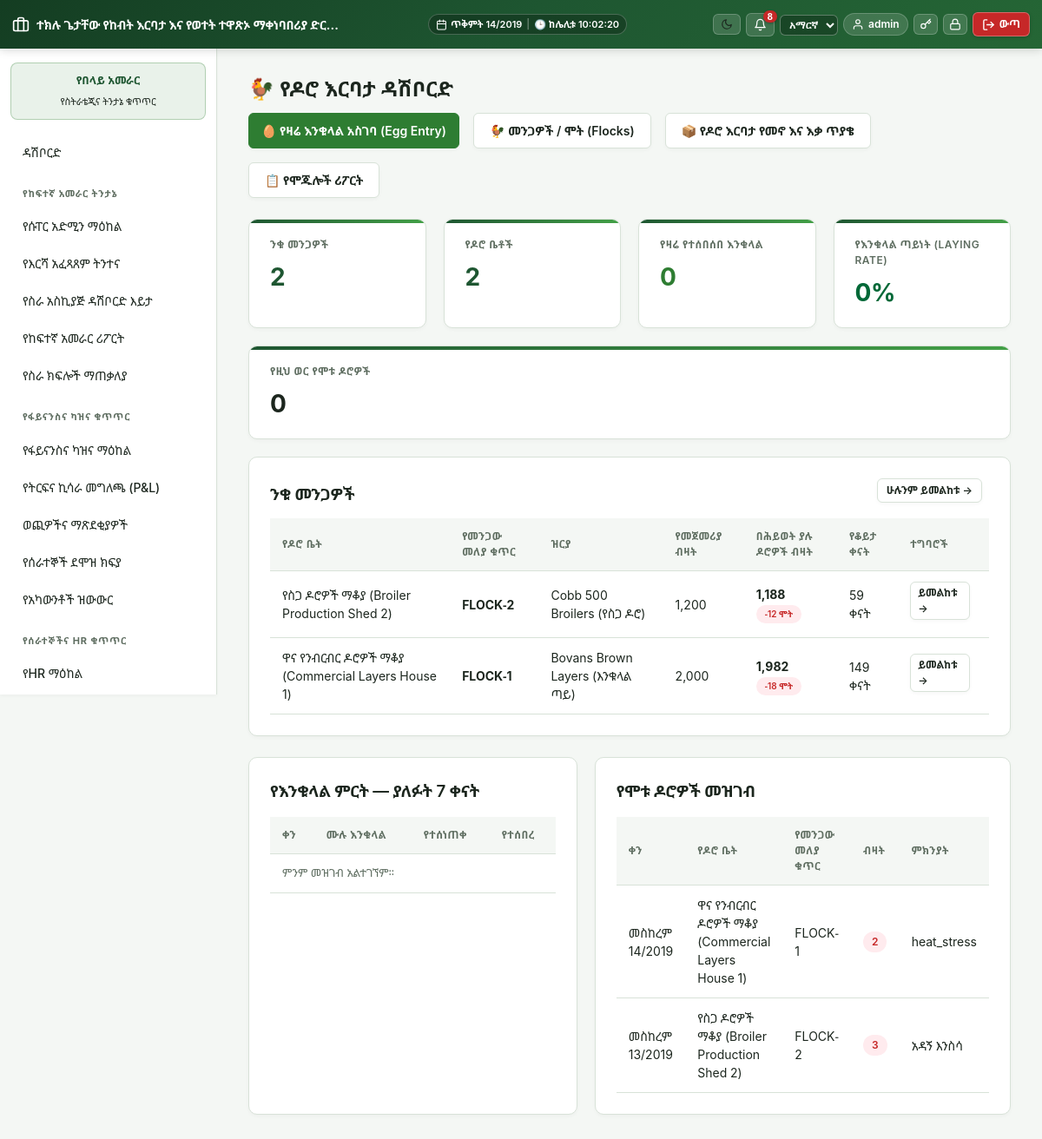
/modules/poultry/dashboard.php (signed in), run on the app's committed database.
### tables this page shows
CREATE TABLE `poultry_flocks` (
  `id` int(11) NOT NULL,
  `poultry_house_id` int(11) NOT NULL,
  `breed` varchar(100) NOT NULL,
  `stocking_date` date NOT NULL,
  `initial_population` int(11) NOT NULL,
  `cumulative_mortality` int(11) NOT NULL DEFAULT 0,
  `cumulative_culled_sold` int(11) NOT NULL DEFAULT 0,
  `cumulative_transfers_in` int(11) NOT NULL DEFAULT 0,
  `status` enum('active','closed') NOT NULL DEFAULT 'active'
);

CREATE TABLE `poultry_houses` (
  `id` int(11) NOT NULL,
  `name` varchar(100) NOT NULL,
  `capacity` int(11) NOT NULL,
  `quarantined` tinyint(1) NOT NULL DEFAULT 0
);

CREATE TABLE `poultry_mortality_logs` (
  `id` int(11) NOT NULL,
  `flock_id` int(11) NOT NULL,
  `log_date` date NOT NULL,
  `count` int(11) NOT NULL,
  `cause_code` enum('disease','heat_stress','predator','unknown') NOT NULL,
  `recorded_by` int(11) NOT NULL
);

### includes/auth.php (called while the page is built, shortened)
<?php
require_once __DIR__ . '/../config/db.php';
require_once __DIR__ . '/functions.php';
function current_user(): ?array
{
    return $_SESSION['user'] ?? null;
}

### includes/functions.php (called while the page is built, shortened)
<?php
require_once __DIR__ . '/../config/db.php';
require_once __DIR__ . '/ethiopian_calendar.php';
function h(?string $s): string { return htmlspecialchars($s ?? '', ENT_QUOTES, 'UTF-8'); }
function current_locale(): string
{
    $user = current_user();
    $locale = $user['locale'] ?? ($_SESSION['guest_locale'] ?? 'en');
    return array_key_exists($locale, SUPPORTED_LOCALES) ? $locale : 'en';
}
function t(string $key, ?string $fallback = null): string
{
    static $cache = [];
    $locale = current_locale();
    if (!isset($cache[$locale])) {
        $path = __DIR__ . "/lang/{$locale}.php";
        $cache[$locale] = file_exists($path) ? require $path : [];
    }
    if (!isset($cache['en'])) {
        $pathEn = __DIR__ . '/lang/en.php';
        $cache['en'] = file_exists($pathEn) ? require $pathEn : [];
    }
    return $cache[$locale][$key] ?? $cache['en'][$key] ?? $fallback ?? $key;
}
function smart_get_poultry_laying_efficiency(): array
{
    $flock = db()->query("SELECT * FROM poultry_flocks WHERE status = 'active' ORDER BY id DESC LIMIT 1")->fetch();
    $live = (int)$flock['initial_population'] - (int)$flock['cumulative_mortality'] - (int)$flock['cumulative_culled_sold'];
    $today = date('Y-m-d');
    $todayEggs = (int)db()->query("SELECT COALESCE(SUM(whole_count), 0) FROM poultry_egg_collections WHERE flock_id = {$flock['id']} AND collection_date = '{$today}'")->fetchColumn();
    $rate = $live > 0 ? round(($todayEggs / $live) * 100, 1) : 0.0;
    return [
        'flock_id' => $flock['id'],
        'breed' => $flock['breed'],
        'live_hens' => $live,
        'today_eggs' => $todayEggs,
        'rate_percent' => $rate,
        'status' => $rate >= 80 ? 'optimal' : ($rate >= 60 ? 'moderate' : 'low')
    ];
}

### config/db.php (called while the page is built, shortened)
<?php
function db(): PDO
{
    static $pdo = null;
    if ($pdo === null) {
        try {
            $pdo = new PDO(
                "mysql:host=" . DB_HOST . ";dbname=" . DB_NAME . ";charset=utf8mb4",
                DB_USER,
                DB_PASS,
                [
                    PDO::ATTR_ERRMODE => PDO::ERRMODE_EXCEPTION,
                    PDO::ATTR_DEFAULT_FETCH_MODE => PDO::FETCH_ASSOC,
                ]
            );
        } catch (PDOException $e) {
            die('Database connection failed: ' . htmlspecialchars($e->getMessage()) .
                '<br>Check config/db.php — is MySQL running in XAMPP, and does the "aleltu_eifms" database exist?');
        }
    }
    return $pdo;
}

### includes/ethiopian_calendar.php (called while the page is built, shortened)
<?php
class EthiopianDate {
    public static array $months = [
        1 => 'መስከረም',
        2 => 'ጥቅምት',
        3 => 'ህዳር',
        4 => 'ታህሳስ',
        5 => 'ጥር',
        6 => 'የካቲት',
        7 => 'መጋቢት',
        8 => 'ሚያዝያ',
        9 => 'ግንቦት',
        10 => 'ሰኔ',
        11 => 'ሐምሌ',
        12 => 'ነሐሴ',
        13 => 'ጳጉሜን'
    ];
    public static array $weekdays = [
        0 => 'እሁድ',
        1 => 'ሰኞ',
        2 => 'ማክሰኞ',
        3 => 'ረቡዕ',
        4 => 'ሐሙስ',
        5 => 'አርብ',
        6 => 'ቅዳሜ'
    ];
    public static function fromGregorian(int $gy, int $gm, int $gd): array {
        $jdn = gregoriantojd($gm, $gd, $gy);
        $r = ($jdn - self::ETHIOPIC_EPOCH) % 1461;
        $n = ($r % 365) + 365 * intdiv($r, 1460);
        $ey = 4 * intdiv($jdn - self::ETHIOPIC_EPOCH, 1461) + intdiv($r, 365) - intdiv($r, 1460);
        $em = intdiv($n, 30) + 1;
        $ed = ($n % 30) + 1;
        return [$ey, $em, $ed];
    }
    public static function format(?string $dateStr, string $format = 'medium'): string {
        $time = strtotime($dateStr);
        $gy = (int)date('Y', $time);
        $gm = (int)date('n', $time);
        $gd = (int)date('j', $time);
        $w  = (int)date('w', $time);
        [$ey, $em, $ed] = self::fromGregorian($gy, $gm, $gd);
        $monthName = self::$months[$em] ?? '';
        $weekdayName = self::$weekdays[$w] ?? '';
        return match ($format) {
            'short'   => sprintf('%02d/%02d/%04d', $ed, $em, $ey),
            'numeric' => sprintf('%04d-%02d-%02d', $ey, $em, $ed),
            'long'    => sprintf('%s፣ %s %d ቀን %d ዓ.ም', $weekdayName, $monthName, $ed, $ey),
            default   => sprintf('%s %d/%d', $monthName, $ed, $ey)
        };
    }
}
function eth_date(?string $dateStr, string $format = 'medium'): string {
    return EthiopianDate::format($dateStr, $format);
}

### modules/poultry/dashboard.php (the view, shortened to what this page needs)
<?php
require_once __DIR__ . '/../../includes/functions.php';
require_once __DIR__ . '/../../includes/auth.php';
require_once __DIR__ . '/../../includes/header.php';
$activeFlocks   = (int)db()->query("SELECT COUNT(*) FROM poultry_flocks WHERE status='active'")->fetchColumn();
$todaysEggs     = (int)db()->query("SELECT COALESCE(SUM(whole_count),0) FROM poultry_egg_collections WHERE collection_date=CURDATE()")->fetchColumn();
$monthMortality = (int)db()->query("SELECT COALESCE(SUM(count),0) FROM poultry_mortality_logs WHERE MONTH(log_date)=MONTH(CURDATE()) AND YEAR(log_date)=YEAR(CURDATE())")->fetchColumn();
$totalHouses    = (int)db()->query("SELECT COUNT(*) FROM poultry_houses")->fetchColumn();
$layingEff      = smart_get_poultry_laying_efficiency();
$flocks = db()->query(
    "SELECT f.id, CONCAT('FLOCK-', f.id) AS flock_code, f.breed,
            f.initial_population AS opening_count, f.stocking_date AS start_date, h.name AS house_name,
            f.cumulative_mortality AS total_mortality,
            (f.initial_population - f.cumulative_mortality - f.cumulative_culled_sold + f.cumulative_transfers_in) AS live_population
     FROM poultry_flocks f
     JOIN poultry_houses h ON h.id = f.poultry_house_id
     WHERE f.status='active'
     ORDER BY f.stocking_date DESC"
)->fetchAll();
$eggTrend = db()->query(
    "SELECT collection_date, SUM(whole_count) AS whole, SUM(cracked_count) AS cracked, SUM(broken_count) AS broken
     FROM poultry_egg_collections
     WHERE collection_date >= DATE_SUB(CURDATE(), INTERVAL 7 DAY)
     GROUP BY collection_date ORDER BY collection_date DESC"
)->fetchAll();
$mortality = db()->query(
    "SELECT m.log_date, m.count, m.cause_code, CONCAT('FLOCK-', f.id) AS flock_code, h.name AS house
     FROM poultry_mortality_logs m
     JOIN poultry_flocks f ON f.id=m.flock_id
     JOIN poultry_houses h ON h.id=f.poultry_house_id
     ORDER BY m.log_date DESC, m.id DESC LIMIT 10"
)->fetchAll();
?>
<div style="display:flex;justify-content:space-between;align-items:center;margin-bottom:16px;flex-wrap:wrap;gap:10px">
    <h2 class="mt-0" style="margin-bottom:0">🐓 <?= h(t('nav.poultry_dashboard', 'Poultry Manager Dashboard')) ?></h2>
    <div style="display:flex;gap:8px;flex-wrap:wrap">
        <a href="<?= BASE_URL ?>/modules/poultry/egg_entry.php" class="btn" style="background:#2e7d32;border-color:#2e7d32;font-size:14px;padding:8px 14px">
            🥚 <?= current_locale() === 'am' ? 'የዛሬ እንቁላል አስገባ (Egg Entry)' : 'Enter Today\'s Eggs' ?>
        </a>
        <a href="<?= BASE_URL ?>/modules/poultry/flocks.php" class="btn secondary">
            🐓 <?= current_locale() === 'am' ? 'መንጋዎች / ሞት (Flocks)' : 'Flocks & Mortality' ?>
        </a>
        <a href="<?= BASE_URL ?>/modules/poultry/material_request.php" class="btn secondary">📦 <?= h(t('reqs.title_poultry', 'Material Request')) ?></a>
        <a href="<?= BASE_URL ?>/modules/module_reports.php?module=poultry" class="btn secondary">📋 <?= h(t('nav.module_reports', 'Reports')) ?></a>
    </div>
</div>
<div class="kpi-row" style="margin-bottom:20px">
    <div class="kpi"><div class="label"><?= h(t('poultry.active_flocks', 'Active Flocks')) ?></div><div class="value"><?= $activeFlocks ?></div></div>
    <div class="kpi"><div class="label"><?= h(t('poultry.houses', 'Poultry Houses')) ?></div><div class="value"><?= $totalHouses ?></div></div>
    <div class="kpi"><div class="label"><?= h(t('poultry.todays_eggs', "Today's Eggs")) ?></div><div class="value" style="color:#2e7d32"><?= number_format($todaysEggs) ?></div></div>
    <div class="kpi"><div class="label"><?= current_locale() === 'am' ? 'የእንቁላል ጣይነት (Laying Rate)' : 'Laying Rate %' ?></div><div class="value" style="color:#006837"><?= $layingEff['rate_percent'] ?>%</div></div>
    <div class="kpi"><div class="label"><?= h(t('poultry.month_mortality', 'This Month Mortality')) ?></div><div class="value" style="color:<?= $monthMortality > 0 ? '#b3261e' : 'inherit' ?>"><?= number_format($monthMortality) ?></div></div>
</div>
<div class="card">
    <div style="display:flex;justify-content:space-between;align-items:center;margin-bottom:10px">
        <h3 style="margin:0"><?= h(t('poultry.active_flocks', 'Active Flocks')) ?></h3>
        <a href="<?= BASE_URL ?>/modules/poultry/flocks.php" class="btn secondary" style="padding:4px 10px;font-size:12px"><?= h(t('common.view_all', 'View All')) ?> →</a>
    </div>
    <table>
        <thead><tr><th><?= h(t('poultry.house', 'House')) ?></th><th><?= h(t('poultry.flock_code', 'Flock Code')) ?></th><th><?= h(t('dairy.breed', 'Breed')) ?></th><th><?= h(t('poultry.opening_pop', 'Opening')) ?></th><th><?= h(t('poultry.live_population', 'Live Population')) ?></th><th><?= current_locale() === 'am' ? 'የቆይታ ቀናት' : 'Days Active' ?></th><th><?= h(t('common.actions', 'Action')) ?></th></tr></thead>
        <tbody>
        <?php foreach ($flocks as $f):
            $livePop    = (int)$f['live_population'];
            $daysActive = max(0, (int)((time() - strtotime($f['start_date'])) / 86400));
        ?>
            <tr>
                <td><?= h($f['house_name']) ?></td>
                <td><strong><?= h($f['flock_code']) ?></strong></td>
                <td><?= h($f['breed']) ?></td>
                <td><?= number_format($f['opening_count']) ?></td>
                <td>
                    <strong><?= number_format($livePop) ?></strong>
                    <?php if ($f['total_mortality'] > 0): ?>
                        <span class="badge sold" style="font-size:10px">-<?= number_format($f['total_mortality']) ?> <?= current_locale() === 'am' ? 'ሞት' : 'mortality' ?></span>
                    <?php endif; ?>
                </td>
                <td><?= $daysActive ?> <?= current_locale() === 'am' ? 'ቀናት' : 'days' ?></td>
                <td><a href="<?= BASE_URL ?>/modules/poultry/flock_view.php?id=<?= (int)$f['id'] ?>" class="btn secondary" style="padding:3px 8px;font-size:12px"><?= h(t('common.view', 'View')) ?> →</a></td>
            </tr>
        <?php endforeach; ?>
        </tbody>
    </table>
</div>
<div style="display:grid;grid-template-columns:1fr 1fr;gap:20px">
    <div class="card">
        <h3><?= current_locale() === 'am' ? 'የእንቁላል ምርት — ያለፉት 7 ቀናት' : 'Egg Production — Last 7 Days' ?></h3>
        <table>
            <thead><tr><th><?= h(t('common.date', 'Date')) ?></th><th><?= h(t('poultry.whole', 'Whole')) ?></th><th><?= h(t('poultry.cracked', 'Cracked')) ?></th><th><?= h(t('poultry.broken', 'Broken')) ?></th></tr></thead>
            <tbody>
            <?php if (empty($eggTrend)): ?><tr><td colspan="4" class="text-muted"><?= h(t('common.no_records', 'No egg data this week.')) ?></td></tr><?php endif; ?>
            </tbody>
        </table>
    </div>
    <div class="card">
        <h3><?= h(t('poultry.mortality_log', 'Recent Mortality')) ?></h3>
        <table>
            <thead><tr><th><?= h(t('common.date', 'Date')) ?></th><th><?= h(t('poultry.house', 'House')) ?></th><th><?= h(t('poultry.flock_code', 'Flock')) ?></th><th><?= h(t('common.quantity', 'Count')) ?></th><th><?= h(t('poultry.cause', 'Cause')) ?></th></tr></thead>
            <tbody>
            <?php foreach ($mortality as $m): ?>
                <tr>
                    <td><?= eth_date($m['log_date']) ?></td>
                    <td><?= h($m['house']) ?></td>
                    <td><?= h($m['flock_code']) ?></td>
                    <td><span class="badge sold"><?= (int)$m['count'] ?></span></td>
                    <td><?= h($m['cause_code'] ? t('poultry.cause_' . $m['cause_code'], $m['cause_code']) : '—') ?></td>
                </tr>
            <?php endforeach; ?>
            </tbody>
        </table>
    </div>
</div>
<?php require_once __DIR__ . '/../../includes/footer.php'; ?>

### assets/css/app.css (style rules this page uses)
:root { --primary: #1e5631; --primary-dark: #143d22; --primary-light: #2e7d32; --primary-subtle: #e8f5e9; --accent: #43a047; --bg: #f4f7f4; --card: #ffffff; --text: #1c261e; --muted: #5e6d60; --border: #d8e2d8; --danger: #c62828; --danger-bg: #ffebee; --warn: #e65100; --warn-bg: #fff3e0; --success: #2e7d32; --success-bg: #e8f5e9; --shadow-sm: 0 2px 4px rgba(0,0,0,0.03); --shadow-md: 0 4px 12px rgba(0,0,0,0.06); --shadow-lg: 0 10px 25px rgba(0,0,0,0.09); --radius-sm: 6px; --radius-md: 10px; --radius-lg: 16px; --transition: all 0.2s cubic-bezier(0.4, 0, 0.2, 1); }
* { box-sizing: border-box; }
body { font-family: 'Nyala', 'Abyssinica SIL', 'Noto Sans Ethiopic', -apple-system, BlinkMacSystemFont, "Segoe UI", Roboto, "Helvetica Neue", Arial, sans-serif; background: var(--bg); color: var(--text); margin: 0; line-height: 1.5; -webkit-font-smoothing: antialiased; }
a { color: var(--primary); text-decoration: none; transition: var(--transition); }
.card { background: var(--card); border: 1px solid var(--border); border-radius: var(--radius-md); padding: 24px; margin-bottom: 24px; box-shadow: var(--shadow-sm); transition: var(--transition); }
.card h2, .card h3 { margin-top: 0; margin-bottom: 16px; color: var(--text); font-weight: 600; letter-spacing: -0.2px; }
.kpi-row { display: flex; gap: 20px; flex-wrap: wrap; margin-bottom: 24px; }
.kpi { background: var(--card); border: 1px solid var(--border); border-radius: var(--radius-md); padding: 20px 24px; flex: 1; min-width: 180px; box-shadow: var(--shadow-sm); position: relative; overflow: hidden; transition: var(--transition); }
.kpi::before { content: ''; position: absolute; top: 0; left: 0; right: 0; height: 4px; background: linear-gradient(90deg, var(--primary) 0%, var(--accent) 100%); }
.kpi .label { font-size: 12px; color: var(--muted); text-transform: uppercase; letter-spacing: 0.5px; font-weight: 600; margin-bottom: 6px; }
.kpi .value { font-size: 28px; font-weight: 700; color: var(--primary); letter-spacing: -0.5px; }
table { width: 100%; border-collapse: collapse; }
th, td { text-align: left; padding: 12px 14px; border-bottom: 1px solid var(--border); font-size: 14px; }
th { color: var(--muted); font-weight: 600; font-size: 12px; text-transform: uppercase; letter-spacing: 0.5px; background: var(--bg); }
.btn { display: inline-flex; align-items: center; justify-content: center; padding: 9px 18px; background: var(--primary); color: #ffffff !important; border: 1px solid transparent; border-radius: var(--radius-sm); cursor: pointer; font-size: 14px; font-weight: 600; transition: var(--transition); box-shadow: var(--shadow-sm); margin-right: 8px; margin-bottom: 8px; }
.btn.secondary { background: var(--card); color: var(--text) !important; border: 1px solid var(--border); }
.badge { display: inline-block; padding: 3px 10px; border-radius: 12px; font-size: 12px; font-weight: 600; background: var(--primary-subtle); color: var(--primary); }
.badge.sold, .badge.deceased, .badge.closed { background: var(--danger-bg); color: var(--danger); }
.text-muted { color: var(--muted); font-size: 13px; }
.mt-0 { margin-top: 0; }

### data on the page
poultry_flocks: poultry_house.name "የስጋ ዶሮዎች ማቆያ (Broiler Production Shed 2)", flock_code "FLOCK-2", breed "Cobb 500 Broilers (የስጋ ዶሮ)", initial_population "1,200", livePop "1,188", cumulative_mortality "12", stocking_date "59"
poultry_flocks: poultry_house.name "ዋና የንብርብር ዶሮዎች ማቆያ (Commercial Layers House 1)", flock_code "FLOCK-1", breed "Bovans Brown Layers (እንቁላል ጣይ)", initial_population "2,000", livePop "1,982", cumulative_mortality "18", stocking_date "149"
poultry_mortality_logs: log_date "መስከረም 14/2019", poultry_houses.name "ዋና የንብርብር ዶሮዎች ማቆያ (Commercial Layers House 1)", flock_code "FLOCK-1", count "2", cause_code "heat_stress"
poultry_mortality_logs: log_date "መስከረም 13/2019", poultry_houses.name "የስጋ ዶሮዎች ማቆያ (Broiler Production Shed 2)", flock_code "FLOCK-2", count "3", cause_code "አዳኝ እንስሳ"

### other printed values
$unread "8"
$user['name'] "admin"
t('nav.dashboard') "ዳሽቦርድ"
$sec['title'] "የከፍተኛ አመራር ትንታኔ"
$item['label'] "የሱፐር አድሚን ማዕከል"
$item['label'] "የእርሻ አፈጻጸም ትንተና"
$item['label'] "የስራ አስኪያጅ ዳሽቦርድ እይታ"
$item['label'] "የከፍተኛ አመራር ሪፖርት"
$item['label'] "የስራ ክፍሎች ማጠቃለያ"
$sec['title'] "የፋይናንስና ካዝና ቁጥጥር"
$item['label'] "የፋይናንስና ካዝና ማዕከል"
$item['label'] "የትርፍና ኪሳራ መግለጫ (P&L)"
$item['label'] "ወጪዎችና ማጽደቂያዎች"
$item['label'] "የሰራተኞች ደሞዝ ክፍያ"
$item['label'] "የአካውንቶች ዝውውር"
